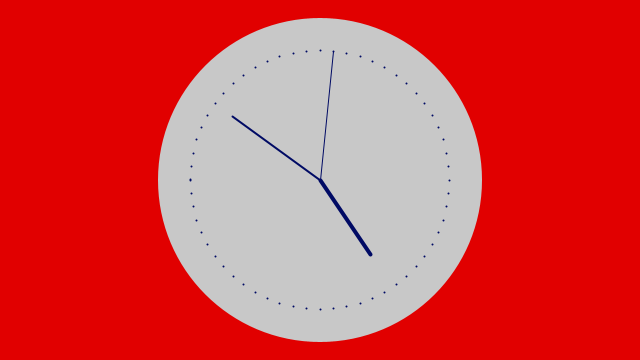
Frame 1 (no input)
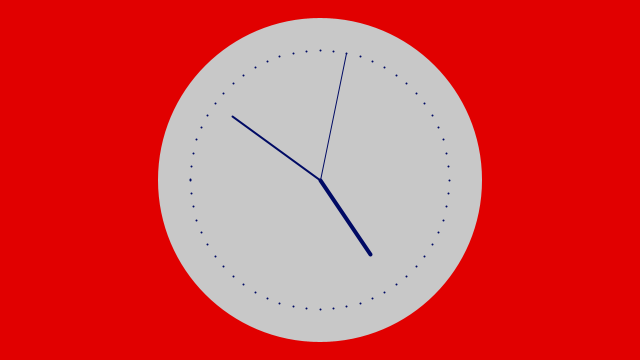
Frame 60 (the mouse pressed at the canvas centre just before this capture)
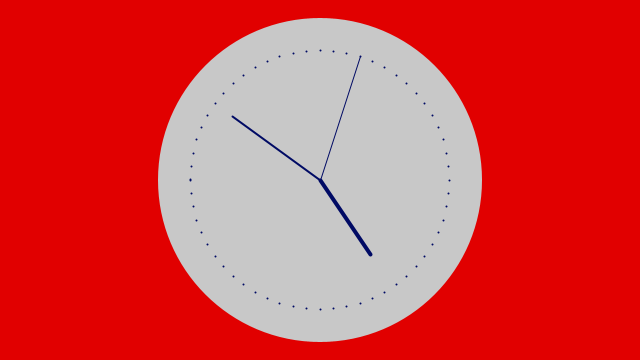
Frame 120 (the mouse held since frame 60 and released just before this capture)

The Processing sketch that drew these frames (run headless with seeded random() and noise(); from frame 60 on, the mouse is pressed at the canvas centre):

// Processing sketch: processing_149443
// ── processing_149443.pde

int cx, cy;
float secondsRadius;
float minutesRadius;
float hoursRadius;
float clockDiameter;

void setup() {
  size(640, 360);
  stroke(200,0,0);
  
  int radius = min(width, height) / 2;
  secondsRadius = radius * 0.72;
  minutesRadius = radius * 0.60;
  hoursRadius = radius * 0.50;
  clockDiameter = radius * 1.8;
  
  cx = width / 2;
  cy = height / 2;
}

void draw() {
  background(225,0,0);
  
  // Draw the clock background
  fill(200);
  noStroke();
  ellipse(cx, cy, clockDiameter, clockDiameter);
  
  // Angles for sin() and cos() start at 3 o'clock;
  // subtract HALF_PI to make them start at the top
  float s = map(second(), 0, 60, 0, TWO_PI) - HALF_PI;
  float m = map(minute() + norm(second(), 0, 60), 0, 60, 0, TWO_PI) - HALF_PI; 
  float h = map(hour() + norm(minute(), 0, 60), 0, 24, 0, TWO_PI * 2) - HALF_PI;
  
  // Draw the hands of the clock
  stroke(0,10,100);
  strokeWeight(1);
  line(cx, cy, cx + cos(s) * secondsRadius, cy + sin(s) * secondsRadius);
  strokeWeight(2);
  line(cx, cy, cx + cos(m) * minutesRadius, cy + sin(m) * minutesRadius);
  strokeWeight(4);
  line(cx, cy, cx + cos(h) * hoursRadius, cy + sin(h) * hoursRadius);
  
  // Draw the minute ticks
  strokeWeight(2);
  beginShape(POINTS);
  for (int a = 0; a < 360; a+=6) {
    float angle = radians(a);
    float x = cx + cos(angle) * secondsRadius;
    float y = cy + sin(angle) * secondsRadius;
    vertex(x, y);
  }
  endShape();
}
